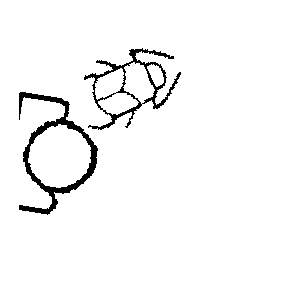
#> input picture ejemplos/Ejemplo6.png, 300 x 300 px
$ python main.py
#> lines starting #> are read from the running program, lines starting #| are printed output that depends on the picture; after the words box and inside, x2 and y2 are one past the last pixel; in counts of white or black regions, pixels touching at a corner belong together
### preprocesamiento.py
import os
import cv2
import numpy as np

# Definir jeroglíficos de referencia
jeroglificos_referencia = {
    "ankh": "A",
    "wedjat": "J",
    "djed": "D",
    "scarab": "S",
    "was": "W",
    "akeht": "K"
}

# Cargar jeroglíficos de referencia
def cargar_jeroglificos_referencia():
    referencias = {}
    for nombre in jeroglificos_referencia.keys():
        ruta_imagen = f'jeroglificos/binarized/{nombre}.png'
        print(f"Intentando cargar {ruta_imagen}...")
        if not os.path.exists(ruta_imagen):
            print(f"Advertencia: No se encuentra el archivo de referencia: {ruta_imagen}")
            continue
        imagen = cv2.imread(ruta_imagen, cv2.IMREAD_GRAYSCALE)
        if imagen is None:
            print(f"Error: No se pudo cargar la imagen de referencia: {ruta_imagen}")
            raise FileNotFoundError(f"No se pudo cargar la imagen de referencia: {ruta_imagen}")
        _, binaria = cv2.threshold(imagen, 127, 255, cv2.THRESH_BINARY_INV)
        referencias[nombre] = binaria
        print(f"Imagen de referencia {nombre} cargada correctamente.")
#> pass 2 of the loop in cargar_jeroglificos_referencia, `for nombre in jeroglificos_referencia.keys():`:
    if not referencias:
        raise RuntimeError("No se pudieron cargar las imágenes de referencia.")
    return referencias

# Función para preprocesar la imagen
def preprocesar_imagen(ruta_imagen):
    print(f"Intentando cargar la imagen de entrada: {ruta_imagen}")
    if not os.path.exists(ruta_imagen):
        raise FileNotFoundError(f"No se encuentra el archivo de entrada: {ruta_imagen}")
    imagen = cv2.imread(ruta_imagen, cv2.IMREAD_GRAYSCALE)
    if imagen is None:
        raise FileNotFoundError(f"No se pudo cargar la imagen de entrada: {ruta_imagen}")
    _, binaria = cv2.threshold(imagen, 127, 255, cv2.THRESH_BINARY_INV)
    print("Imagen de entrada cargada y binarizada correctamente.")
    return binaria

### visualizacion.py
import matplotlib.pyplot as plt
from skimage.color import label2rgb

# Función para mostrar la imagen binarizada
def mostrar_imagen_binaria(imagen_binaria, titulo):
    plt.figure(figsize=(6, 6))
    plt.imshow(imagen_binaria, cmap='gray')
    plt.title(titulo)
    plt.axis('off')
    plt.show()

# Función para mostrar los objetos detectados coloreados
def mostrar_etiquetas_coloreadas(imagen_etiquetada, imagen, titulo):
    imagen_coloreada = label2rgb(imagen_etiquetada, image=imagen, bg_label=0)
    plt.figure(figsize=(6, 6))
    plt.imshow(imagen_coloreada)
    plt.title(titulo)
    plt.axis('off')
    plt.show()

# Función para mostrar jeroglíficos de referencia
def mostrar_jeroglificos_referencia(referencias):
    num_jeroglificos = len(referencias)
    fig, axes = plt.subplots(1, num_jeroglificos, figsize=(15, 5))
    fig.suptitle("Jeroglíficos de Referencia")
    for ax, (nombre, imagen) in zip(axes, referencias.items()):
        ax.imshow(imagen, cmap='gray')
        ax.set_title(nombre)
        ax.axis('off')
    plt.show()

### morfologia.py
from skimage.morphology import square, closing

# Función para aplicar erosión y dilatación
def operaciones_morfologicas(imagen_binaria):
    print("Aplicando operaciones morfológicas...")
    se = square(3)
    cerrada = closing(imagen_binaria, se)
    print("Operaciones morfológicas aplicadas correctamente.")
    return cerrada

### reconocimiento.py
import numpy as np  # Importa la biblioteca numpy para operaciones con matrices
from skimage.measure import label, regionprops  # Importa funciones para etiquetar regiones y obtener sus propiedades
import cv2  # Importa la biblioteca OpenCV para procesamiento de imágenes
import matplotlib.pyplot as plt  # Importa la biblioteca matplotlib para visualización
from skimage.morphology import skeletonize  # Importa la función skeletonize para obtener el esqueleto de una imagen

# Función para etiquetar componentes conectados en una imagen binaria
def etiquetar_componentes(imagen_binaria):
    print("Etiquetando componentes conectados...")
    # Etiqueta las regiones conectadas en la imagen binaria
    imagen_etiquetada = label(imagen_binaria, connectivity=2)
    # Obtiene el número de componentes etiquetados
    num_componentes = imagen_etiquetada.max()
    print(f"{num_componentes} componentes conectados etiquetados.")
    return imagen_etiquetada, num_componentes

# Función para mostrar dos imágenes lado a lado con Matplotlib
# [11 lines left out: function mostrar_imagenes, not called in this run]

# Función para encontrar el contorno más grande en una imagen binaria
def encontrar_contorno_mas_grande(imagen_binaria):
    # Asegura que la imagen esté en formato uint8 para OpenCV
    imagen_binaria = (imagen_binaria * 255).astype(np.uint8)
    # Encuentra todos los contornos en la imagen binaria
    contornos, _ = cv2.findContours(imagen_binaria, cv2.RETR_EXTERNAL, cv2.CHAIN_APPROX_SIMPLE)
    # Encuentra el contorno más grande basado en el área
    contorno_mas_grande = max(contornos, key=cv2.contourArea)
    return contorno_mas_grande

# Función para aplicar transformaciones (rotaciones y escalados) a una imagen
def aplicar_transformaciones(imagen):
    transformaciones = []  # Lista para almacenar las transformaciones

    # Escalados (0.8x, 1x, 1.2x)
    for escala in [0.8, 1, 1.2]:
        # Escala la imagen según el factor dado
        imagen_escalada = cv2.resize(imagen, None, fx=escala, fy=escala, interpolation=cv2.INTER_NEAREST)

        # Rotaciones en ángulos de 0, 45, 90 grados
        for angulo in [0, 45, 90]:
            # Obtiene la matriz de rotación para el ángulo dado
            matriz_rotacion = cv2.getRotationMatrix2D((imagen_escalada.shape[1] // 2, imagen_escalada.shape[0] // 2), angulo, 1)
            # Aplica la rotación a la imagen escalada
            imagen_rotada = cv2.warpAffine(imagen_escalada, matriz_rotacion, (imagen_escalada.shape[1], imagen_escalada.shape[0]))
            # Añade la imagen rotada a la lista de transformaciones
            transformaciones.append(imagen_rotada)

    return transformaciones  # Devuelve la lista de imágenes transformadas

# Función para extraer y comparar características utilizando coincidencia de contornos
def reconocer_jeroglificos(imagen_etiquetada, referencias):
    print("Reconociendo jeroglíficos...")
    # Obtiene las propiedades de las regiones etiquetadas
    regiones = regionprops(imagen_etiquetada)
    jeroglificos_reconocidos = []  # Lista para almacenar los jeroglíficos reconocidos

    for i, region in enumerate(regiones):
        if region.area >= 50:  # Filtra pequeños componentes ruidosos
            print(f"\nProcesando región {i + 1}/{len(regiones)} con área {region.area}")
            # Obtiene la imagen de la región y aplica skeletonize para obtener el esqueleto
            region_imagen = region.image
            region_imagen = skeletonize(region_imagen).astype(np.uint8)

            # Aplica transformaciones a la región detectada
            transformaciones = aplicar_transformaciones(region_imagen)

            mejor_coincidencia = None
            menor_distancia = float('inf')

            for nombre, referencia in referencias.items():
                # Aplica skeletonize a la referencia
                referencia = skeletonize(referencia).astype(np.uint8)
                print(f"  Comparando con jeroglífico de referencia: {nombre}")

                for transformada in transformaciones:
                    # Encuentra el contorno más grande en la imagen transformada y la referencia
                    contorno_region = encontrar_contorno_mas_grande(transformada)
                    contorno_referencia = encontrar_contorno_mas_grande(referencia)
                    # Calcula la distancia de coincidencia de contornos
                    distancia = cv2.matchShapes(contorno_region, contorno_referencia, cv2.CONTOURS_MATCH_I1, 0.0)
                    #print(f"  Distancia con {nombre} (transformada): {distancia:.4f}")

                    # Muestra las imágenes comparadas
                    #mostrar_imagenes(transformada, referencia, f"Región Transformada - {nombre}", f"Referencia - {nombre}")

                    # Si la distancia es menor, actualiza la mejor coincidencia
                    if distancia < menor_distancia:
                        menor_distancia = distancia
                        mejor_coincidencia = nombre

            # Añade la mejor coincidencia a la lista de reconocidos, incluso si no es una coincidencia fuerte
            jeroglificos_reconocidos.append(mejor_coincidencia)
            if menor_distancia >= 0.3:
                print(f"Jeroglífico {mejor_coincidencia} reconocido con una distancia de {menor_distancia:.4f}, pero la coincidencia no es fuerte.")
            else:
                print(f"Jeroglífico {mejor_coincidencia} reconocido con una distancia de {menor_distancia:.4f}.")

    return jeroglificos_reconocidos  # Devuelve la lista de jeroglíficos reconocidos

### main.py
import os  # Importa el módulo os para interactuar con el sistema operativo
from preprocesamiento import cargar_jeroglificos_referencia, preprocesar_imagen  # Importa funciones del módulo preprocesamiento
from morfologia import operaciones_morfologicas  # Importa funciones del módulo morfología
from reconocimiento import etiquetar_componentes, reconocer_jeroglificos  # Importa funciones del módulo reconocimiento
from visualizacion import mostrar_imagen_binaria, mostrar_etiquetas_coloreadas, mostrar_jeroglificos_referencia  # Importa funciones del módulo visualización

# Función principal para procesar y reconocer jeroglíficos en una imagen dada
def principal(ruta_imagen, referencias):
    # Preprocesa la imagen de entrada
    imagen_binaria = preprocesar_imagen(ruta_imagen)
    # Muestra la imagen binarizada
    mostrar_imagen_binaria(imagen_binaria, f"Binarizada - {os.path.basename(ruta_imagen)}")

    # Aplica operaciones morfológicas a la imagen binarizada
    imagen_procesada = operaciones_morfologicas(imagen_binaria)

    # Etiqueta los componentes conectados en la imagen procesada
    imagen_etiquetada, num_componentes = etiquetar_componentes(imagen_procesada)

    # Reconoce los jeroglíficos en la imagen etiquetada
    jeroglificos_reconocidos = reconocer_jeroglificos(imagen_etiquetada, referencias)

    # Muestra los objetos detectados coloreados
    mostrar_etiquetas_coloreadas(imagen_etiquetada, imagen_binaria, f"Objetos detectados - {os.path.basename(ruta_imagen)}")

    # Ordena los jeroglíficos reconocidos y genera la cadena de salida
    jeroglificos_reconocidos.sort()
    salida = "".join(jeroglificos_reconocidos)

    return salida, num_componentes

# Bloque de código que se ejecuta solo si el archivo se ejecuta directamente (no se importa como módulo)
if __name__ == "__main__":
    # Carga las imágenes de referencia de jeroglíficos
    referencias = cargar_jeroglificos_referencia()
#> referencias = 2 items
    # Muestra las imágenes de referencia cargadas
    mostrar_jeroglificos_referencia(referencias)
#> in mostrar_jeroglificos_referencia, `num_jeroglificos = len(referencias)`: num_jeroglificos = 2
#> the loop in mostrar_jeroglificos_referencia, `for ax, (nombre, imagen) in zip(axes, referencias.items()):` made 2 passes
#> nombre on passes 1 to 2: 'djed', 'scarab'
#> in mostrar_jeroglificos_referencia, `plt.show()`:
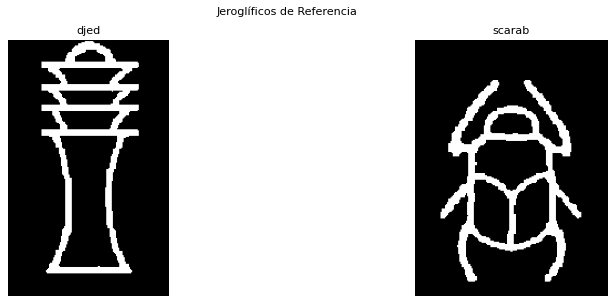
#> figure drawn by matplotlib, 2 panels

    # Lista de ejemplos de imágenes a procesar
    ejemplos = ["ejemplos/Ejemplo6.png", "ejemplos/Ejemplo1.png"]

    # Itera sobre cada imagen de ejemplo y procesa cada una
    for ejemplo in ejemplos:
        try:
            # Llama a la función principal para procesar la imagen de ejemplo y obtener los resultados
            resultado, num_componentes = principal(ejemplo, referencias)
#> in preprocesar_imagen, `imagen = cv2.imread(ruta_imagen, cv2.IMREAD_GRAYSCALE)`: imagen: shape (300, 300); 96.6% white; 2 black regions, box (x1, y1, x2, y2) and area: (19, 92, 98, 215) 1788, (84, 48, 181, 130) 1308
#> in operaciones_morfologicas, `cerrada = closing(imagen_binaria, se)`: cerrada: shape (300, 300); 3.6% white; 2 white regions
#> in etiquetar_componentes, `imagen_etiquetada = label(imagen_binaria, connectivity=2)`:
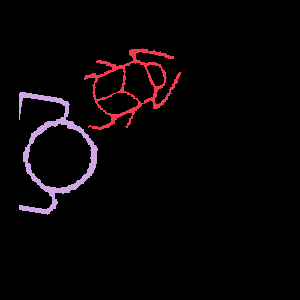
#> imagen_etiquetada: shape (300, 300) int64; 3 distinct labels, from 0 to 2; one colour per label, 0 black
#| 2 componentes conectados etiquetados.
#> in reconocer_jeroglificos, `regiones = regionprops(imagen_etiquetada)`: regiones = 2 regions; box (x1, y1, x2, y2) and area: (19, 92, 98, 215) 1805, (84, 48, 181, 130) 1409
#> the loop in reconocer_jeroglificos, `for i, region in enumerate(regiones):` made 2 passes
#| Procesando región 1/2 con área 1409.0
#|   Comparando con jeroglífico de referencia: djed
#|   Comparando con jeroglífico de referencia: scarab
#| Jeroglífico scarab reconocido con una distancia de 0.0123.
#| Procesando región 2/2 con área 1805.0
#|   Comparando con jeroglífico de referencia: djed
#|   Comparando con jeroglífico de referencia: scarab
#| Jeroglífico scarab reconocido con una distancia de 0.3560, pero la coincidencia no es fuerte.
#> pass 1, in encontrar_contorno_mas_grande, `imagen_binaria = (imagen_binaria * 255).astype(np.uint8)`:
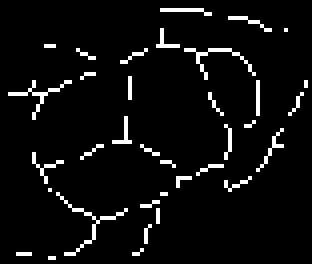
#> imagen_binaria: shape (66, 78) (shown 4 times larger); 5.3% white in thin lines or dots
#> pass 1, in encontrar_contorno_mas_grande (call 2), `imagen_binaria = (imagen_binaria * 255).astype(np.uint8)`:
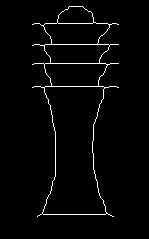
#> imagen_binaria: shape (239, 149); 2.4% white in thin lines or dots, all inside (x1, y1, x2, y2) = (32, 6, 119, 217)
#> after the loop in reconocer_jeroglificos, `for i, region in enumerate(regiones):`:
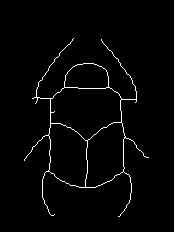
#> referencia: shape (232, 174); values 0 (black) and 1 (white), 2% white in thin lines or dots, all inside (x1, y1, x2, y2) = (24, 38, 149, 217)
#> after the loop in reconocer_jeroglificos, `for i, region in enumerate(regiones):`: region_imagen: shape (123, 79); values 0 (black) and 1 (white), 3.3% white in thin lines or dots
#> after the loop in reconocer_jeroglificos, `for i, region in enumerate(regiones):`:
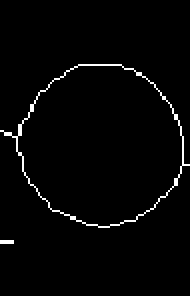
#> transformada: shape (148, 95) (shown 2 times larger); values 0 (black) and 1 (white), 2.1% white in thin lines or dots, all inside (x1, y1, x2, y2) = (0, 32, 95, 122)
#> after the loop in reconocer_jeroglificos, `for i, region in enumerate(regiones):`: jeroglificos_reconocidos = ['scarab', 'scarab']
#> in mostrar_etiquetas_coloreadas, `imagen_coloreada = label2rgb(imagen_etiquetada, image=imagen, bg_label..`:
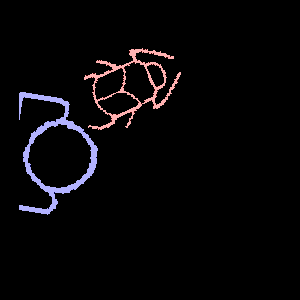
#> imagen_coloreada: shape (300, 300, 3) float64; mean R, G, B 0.0288, 0.0241, 0.0301
#> resultado = 'scarabscarab'; num_componentes = 2
            # Imprime los resultados obtenidos
            print(f"Resultado para {ejemplo}: {resultado} con {num_componentes} componentes reconocidos.")
#| Resultado para ejemplos/Ejemplo6.png: scarabscarab con 2 componentes reconocidos.
        except (FileNotFoundError, RuntimeError) as e:
            # Captura y muestra cualquier error que ocurra durante el procesamiento
            print(e)
#> pass 2 of the loop `for ejemplo in ejemplos:`:
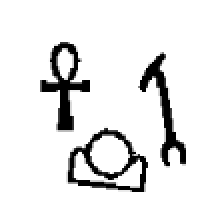
#> input picture ejemplos/Ejemplo1.png, 217 x 206 px
#> in preprocesar_imagen, imagen is the input picture: shape (206, 217); min 0, max 255, mean 230.1
#> cerrada: shape (206, 217); 9.8% white; 3 white regions
#> imagen_etiquetada: shape (206, 217) int64; 4 distinct labels, from 0 to 3
#| 3 componentes conectados etiquetados.
#> regiones = 3 regions; box (x1, y1, x2, y2) and area: (40, 42, 90, 130) 1520, (68, 128, 148, 192) 1516, (140, 54, 186, 166) 1356
#> the loop in reconocer_jeroglificos (call 2), `for i, region in enumerate(regiones):` made 3 passes
#> (printed output is left out)
#> after the loop in reconocer_jeroglificos (call 2), `for i, region in enumerate(regiones):`:
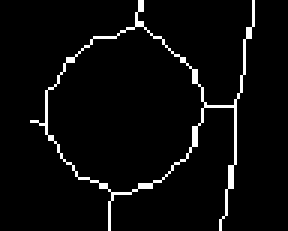
#> transformada: shape (77, 96) (shown 3 times larger); values 0 (black) and 1 (white), 4.2% white in thin lines or dots, all inside (x1, y1, x2, y2) = (10, 0, 85, 77)
#> after the loop in reconocer_jeroglificos (call 2), `for i, region in enumerate(regiones):`: jeroglificos_reconocidos = ['scarab', 'scarab', 'scarab']
#> in mostrar_etiquetas_coloreadas (call 2), `imagen_coloreada = label2rgb(imagen_etiquetada, image=imagen, bg_label..`:
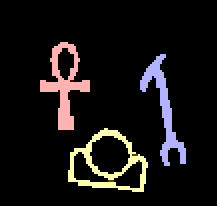
#> imagen_coloreada: shape (206, 217, 3) float64; mean R, G, B 0.0885, 0.0783, 0.0772
#> `resultado, num_componentes = principal(ejemplo, referencias)`: resultado = 'scarabscarabscarab'; num_componentes = 3
#| Resultado para ejemplos/Ejemplo1.png: scarabscarabscarab con 3 componentes reconocidos.
